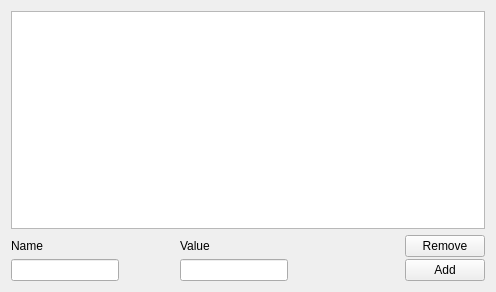
<?xml version="1.0" encoding="UTF-8"?>
<ui version="4.0">
 <class>SymbolListView_w</class>
 <widget class="QWidget" name="SymbolListView_w">
  <property name="geometry">
   <rect>
    <x>0</x>
    <y>0</y>
    <width>496</width>
    <height>292</height>
   </rect>
  </property>
  <property name="windowTitle">
   <string>Form</string>
  </property>
  <layout class="QGridLayout" name="gridLayout">
   <item row="0" column="0" colspan="6">
    <widget class="QTableView" name="list"/>
   </item>
   <item row="1" column="0">
    <layout class="QVBoxLayout" name="name">
     <property name="spacing">
      <number>6</number>
     </property>
     <item alignment="Qt::AlignBottom">
      <widget class="QLabel" name="name_l">
       <property name="text">
        <string>Name</string>
       </property>
      </widget>
     </item>
     <item>
      <widget class="QLineEdit" name="name_i"/>
     </item>
    </layout>
   </item>
   <item row="1" column="1">
    <spacer name="horizontalSpacer_6">
     <property name="orientation">
      <enum>Qt::Horizontal</enum>
     </property>
     <property name="sizeHint" stdset="0">
      <size>
       <width>40</width>
       <height>20</height>
      </size>
     </property>
    </spacer>
   </item>
   <item row="1" column="2">
    <layout class="QVBoxLayout" name="value">
     <item alignment="Qt::AlignBottom">
      <widget class="QLabel" name="value_l">
       <property name="text">
        <string>Value</string>
       </property>
      </widget>
     </item>
     <item>
      <widget class="QLineEdit" name="value_i"/>
     </item>
    </layout>
   </item>
   <item row="1" column="3">
    <spacer name="horizontalSpacer">
     <property name="orientation">
      <enum>Qt::Horizontal</enum>
     </property>
     <property name="sizeHint" stdset="0">
      <size>
       <width>40</width>
       <height>20</height>
      </size>
     </property>
    </spacer>
   </item>
   <item row="1" column="4">
    <spacer name="horizontalSpacer_8">
     <property name="orientation">
      <enum>Qt::Horizontal</enum>
     </property>
     <property name="sizeHint" stdset="0">
      <size>
       <width>40</width>
       <height>20</height>
      </size>
     </property>
    </spacer>
   </item>
   <item row="1" column="5">
    <layout class="QVBoxLayout" name="buttons">
     <property name="spacing">
      <number>2</number>
     </property>
     <item>
      <widget class="QPushButton" name="remove_b">
       <property name="text">
        <string>Remove</string>
       </property>
      </widget>
     </item>
     <item>
      <widget class="QPushButton" name="add_b">
       <property name="text">
        <string>Add</string>
       </property>
      </widget>
     </item>
    </layout>
   </item>
  </layout>
 </widget>
 <resources/>
 <connections/>
</ui>
